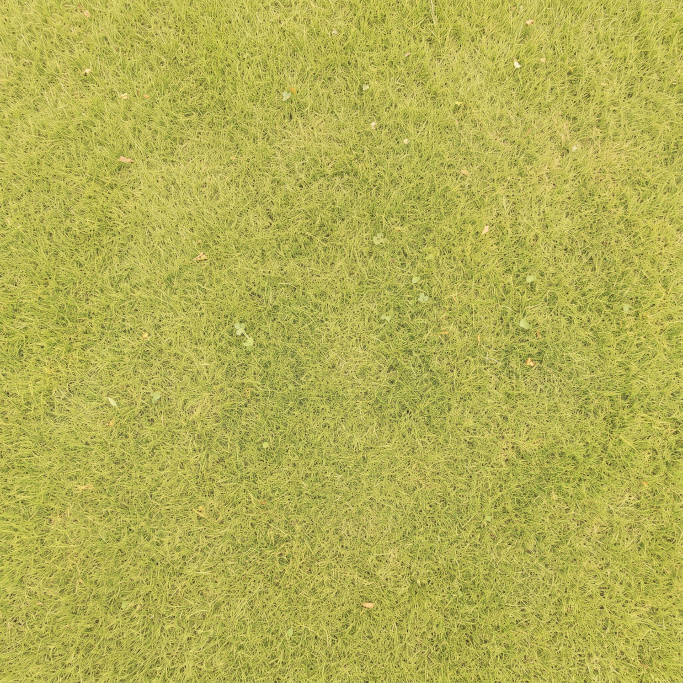
#> input picture tools/otlak_kaynak/cim.jpg, 2048 x 2048 px (shown at 1/3 size)
$ python otlak_doku.py
#> lines starting #> are read from the running program, lines starting #| are printed output that depends on the picture
### tools/zemin_doku.py
#!/usr/bin/env python3
"""3B bahçe zemini için dikişsiz (tekrarlanabilir) çim ve taş yol dokuları üretir.

    python3 tools/zemin_doku.py            # flutter_app/assets/doku/ altına yazar

cim_i.png  (3,2 m x 3,2 m, 2048x2048, kenarlarına 4 px sarmalı pay eklenmiş)   cim_k.png (1/8 küçültülmüş, 1 px pay)
yol_i.png  (1,7 m x 3,4 m, 1024x2048, 4 px pay)                                yol_k.png (1/8, 1 px pay)
Ortalama renkler çıktıda yazdırılır; flutter_app/shaders/zemin.frag içindeki sabitlerle aynı olmalı.
Pay: gölgelendirici fract(uv) ile örneklerken kenar çizgisi görünmesin diye (bkz. shaders/zemin.frag)."""
import math, os, sys
import numpy as np
from PIL import Image, ImageDraw
from scipy import ndimage as ndi

KOK = os.path.dirname(os.path.dirname(os.path.abspath(__file__)))
CIKIS = os.path.join(KOK, 'flutter_app', 'assets', 'doku')
os.makedirs(CIKIS, exist_ok=True)


# [9 lines left out: function periyodik_gurultu, not called in this run]


def paylı(img, p):
    a = np.asarray(img)
    a = np.pad(a, ((p, p), (p, p), (0, 0)), mode='wrap')
    return Image.fromarray(a)


def kucult(img, k):
    """dikişsiz küçültme: 3x3 döşe, küçült, ortasını al"""
    w, h = img.size
    b = Image.new('RGB', (w * 3, h * 3))
    for i in range(3):
        for j in range(3):
            b.paste(img, (i * w, j * h))
    b = b.resize((w * 3 // k, h * 3 // k), Image.LANCZOS)
    return b.crop((w // k, h // k, 2 * w // k, 2 * h // k))


# [108 lines left out: functions cim, yol, yaz, not called in this run]


# [3 lines that do not run on import are left out]

### tools/otlak_doku.py
#!/usr/bin/env python3
"""otlak sahnesi için Gemini görsellerinden zemin dokuları ve panorama üretir.
girdi: tools/otlak_kaynak/{cim,yol,pano}.jpg  çıktı: flutter_app/assets/doku/otlak_*.png|jpg
- çim ve yol dikişsizleştirilir (kaydırılmış kopyayla çapraz geçiş), shader'ın beklediği paylı _i / _k çiftleri yazılır
- panorama olduğu gibi (jpg) kopyalanır; ufuk satırı ve renkler yazdırılır (Dart sabitleri için)
"""
import os, sys
import numpy as np
from PIL import Image
sys.path.insert(0, os.path.dirname(__file__))
from zemin_doku import paylı, kucult

KOK = os.path.dirname(os.path.dirname(os.path.abspath(__file__)))
KAYNAK = os.path.join(KOK, 'tools', 'otlak_kaynak')
CIKIS = os.path.join(KOK, 'flutter_app', 'assets', 'doku')


def dikissiz(im):
    a = np.asarray(im).astype(np.float32)
    h, w = a.shape[:2]
    kay = np.roll(np.roll(a, h // 2, axis=0), w // 2, axis=1)
    wy = np.sin(np.pi * (np.arange(h) + 0.5) / h) ** 2
    wx = np.sin(np.pi * (np.arange(w) + 0.5) / w) ** 2
    m = (wy[:, None] * wx[None, :])[..., None]
    # çapraz geçiş kontrastı biraz düşürür: ortalamaya göre geri aç
    o = a * m + kay * (1 - m)
    ort = a.reshape(-1, 3).mean(0)
    o = o + (ort - o.reshape(-1, 3).mean(0))
    return Image.fromarray(o.clip(0, 255).astype(np.uint8))


def yaz(ad, im, pay, kucukPay):
    paylı(im, pay).save(os.path.join(CIKIS, ad + '_i.png'), optimize=True)
    paylı(kucult(im, 8), kucukPay).save(os.path.join(CIKIS, ad + '_k.png'), optimize=True)
    ort = np.asarray(im).reshape(-1, 3).mean(0) / 255
    print(ad, im.size, 'ortalama renk: vec3(%.4f, %.4f, %.4f)' % tuple(ort))


def main():
    # çim: 2048², hafif yeşile çek (kaynak sarıya kaçıyor), dikişsiz
    cim = Image.open(os.path.join(KAYNAK, 'cim.jpg')).convert('RGB').resize((2048, 2048), Image.LANCZOS)
#> cim is the input picture: PIL image 2048x2048 RGB; mean R, G, B 179.7, 176.7, 83
    a = np.asarray(cim).astype(np.float32)
    a[..., 0] *= 0.86; a[..., 2] *= 1.04
    cim = dikissiz(Image.fromarray(a.clip(0, 255).astype(np.uint8)))
#> in dikissiz, `o = a * m + kay * (1 - m)`:
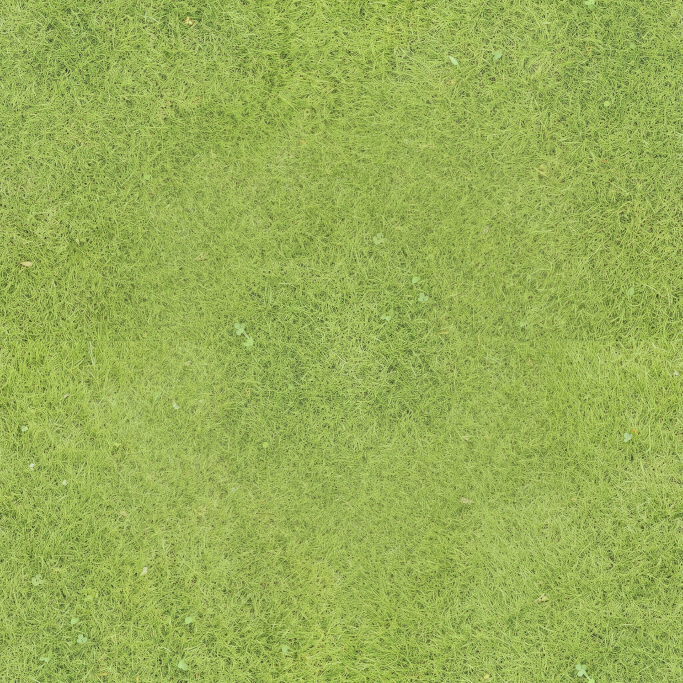
#> o: shape (2048, 2048, 3) float64 (shown at 1/3 size); mean R, G, B 152.8, 175.7, 86.1
#> in dikissiz, `ort = a.reshape(-1, 3).mean(0)`: ort = [154.2, 176.4, 85.89]
    yaz('otlak_cim', cim, 4, 1)
#> in kucult, `b = Image.new('RGB', (w * 3, h * 3))`: b: PIL image 6144x6144 RGB; every value is 0
#> after the loop in kucult, `for i in range(3):`:
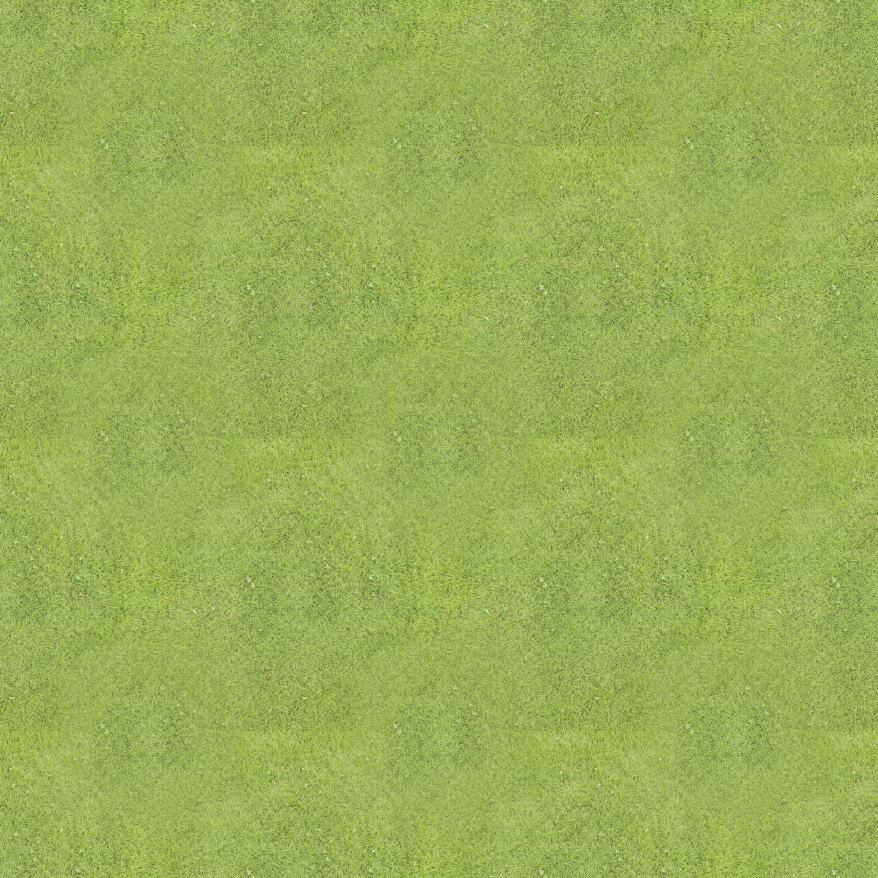
#> b: PIL image 6144x6144 RGB (shown at 1/7 size); mean R, G, B 153.7, 175.9, 85.3
#> call 2 of paylı, with p = 1
#> in paylı (call 2), `a = np.pad(a, ((p, p), (p, p), (0, 0)), mode='wrap')`:
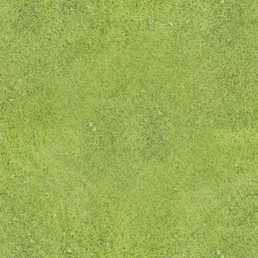
#> a: shape (258, 258, 3); mean R, G, B 153.7, 175.9, 85.4
#> in yaz, `ort = np.asarray(im).reshape(-1, 3).mean(0) / 255`: ort = [0.603, 0.69, 0.335]
#| otlak_cim (2048, 2048) ortalama renk: vec3(0.6028, 0.6898, 0.3347)
    # yol: ortadan 1024x2048 (shader 1:2 doku bekler), dikişsiz
    yol = Image.open(os.path.join(KAYNAK, 'yol.jpg')).convert('RGB').resize((2048, 2048), Image.LANCZOS)
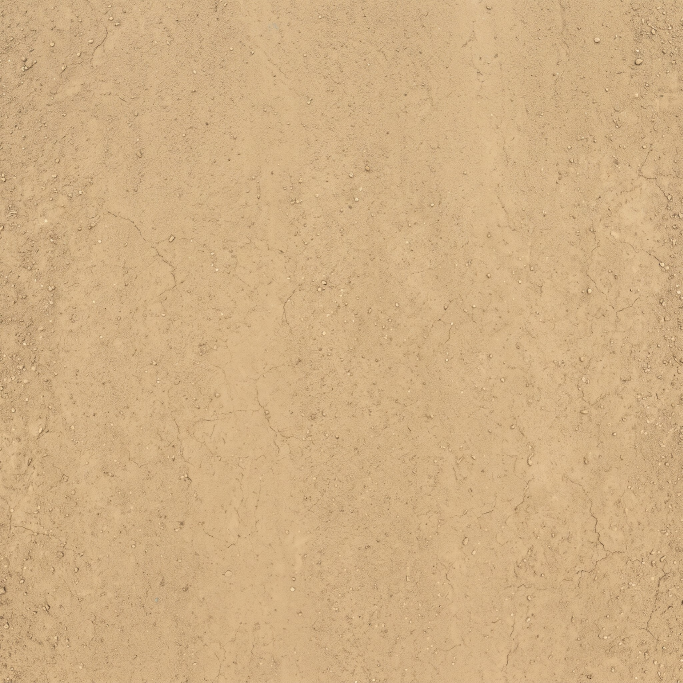
#> input picture tools/otlak_kaynak/yol.jpg, 2048 x 2048 px (shown at 1/3 size)
#> yol is the input picture: PIL image 2048x2048 RGB; mean R, G, B 208.2, 175.4, 132.3
    yol = dikissiz(yol.crop((512, 0, 1536, 2048)))
#> in dikissiz (call 2), `a = np.asarray(im).astype(np.float32)`:
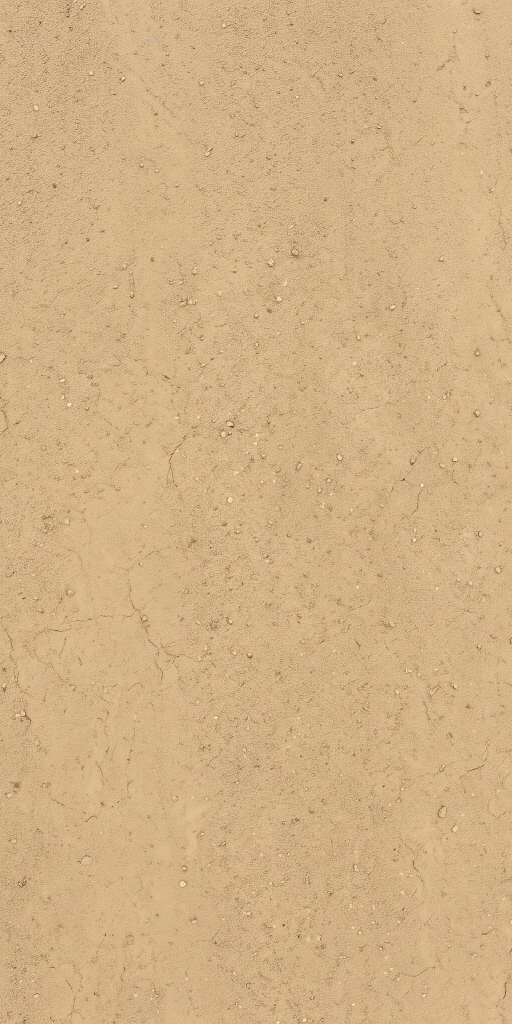
#> a: shape (2048, 1024, 3) float32 (shown at 1/2 size); mean R, G, B 209.9, 177, 133.3
#> in dikissiz (call 2), `ort = a.reshape(-1, 3).mean(0)`: ort = [209.9, 177, 133.3]
    yaz('otlak_yol', yol, 4, 1)
#> call 2 of kucult, with k = 8
#> in kucult (call 2), `b = Image.new('RGB', (w * 3, h * 3))`: b: PIL image 3072x6144 RGB; every value is 0
#> in kucult (call 2), `b = b.resize((w * 3 // k, h * 3 // k), Image.LANCZOS)`:
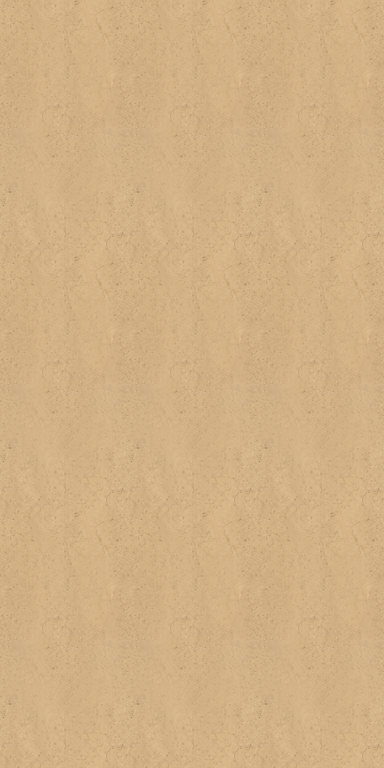
#> b: PIL image 384x768 RGB; mean R, G, B 209.4, 176.5, 132.8
#| otlak_yol (1024, 2048) ortalama renk: vec3(0.8214, 0.6923, 0.5210)
    # panorama
    p = Image.open(os.path.join(KAYNAK, 'pano.jpg')).convert('RGB')
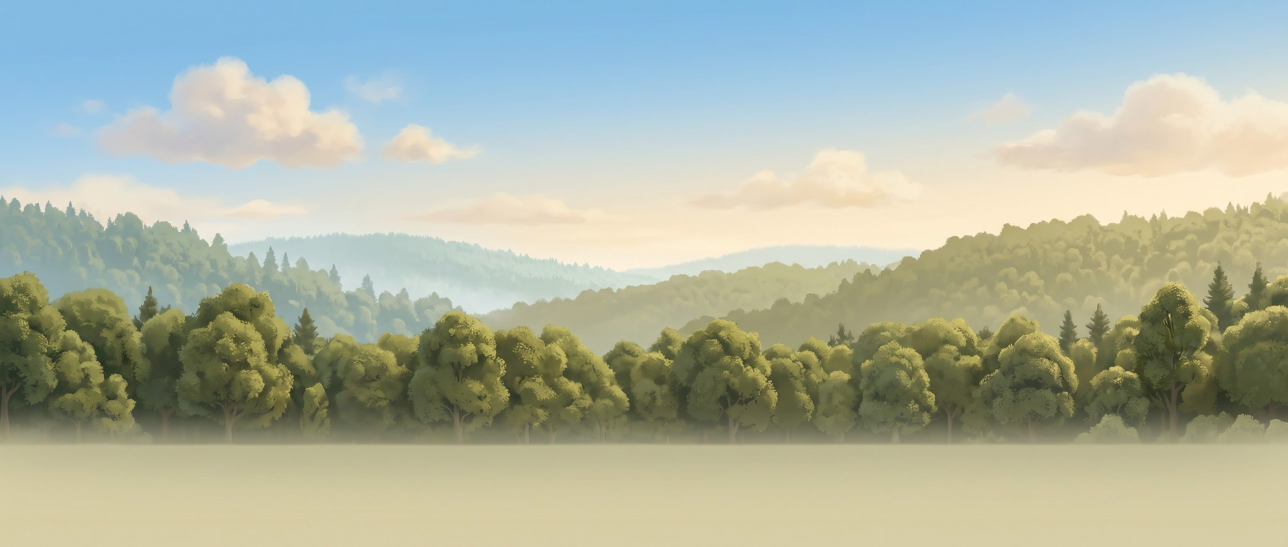
#> input picture tools/otlak_kaynak/pano.jpg, 2576 x 1093 px (shown at 1/2 size)
#> p is the input picture: PIL image 2576x1093 RGB; mean R, G, B 172.6, 179.8, 162.2
    p.save(os.path.join(CIKIS, 'otlak_pano.jpg'), quality=95)
    a = np.asarray(p).astype(np.float32)
#> a: shape (1093, 2576, 3) float32
    print('pano', p.size, 'üst renk', a[:6].reshape(-1, 3).mean(0).round(1), 'alt renk', a[-6:].reshape(-1, 3).mean(0).round(1))
#| pano (2576, 1093) üst renk [134.5 188.5 226. ] alt renk [214.9 205.8 166.9]
    for y in range(0, p.height, 60):
        print(' satır', y, a[y].mean(0).round(0))
#> this loop made 19 passes
#|  satır 0 [134. 188. 226.]
#|  satır 60 [141. 191. 226.]
#|  satır 120 [154. 197. 226.]
#|  satır 180 [180. 207. 222.]
#|  satır 240 [200. 213. 215.]
#|  satır 300 [213. 213. 204.]
#|  satır 360 [227. 224. 210.]
#|  satır 420 [234. 223. 197.]
#> (further printed lines are left out)


def duvar():
    # taş duvar: yatay döşenebilir (yalnız yatay çapraz geçiş), 2048x512
#> (the run stopped early here; a loop or call above may not have finished)
